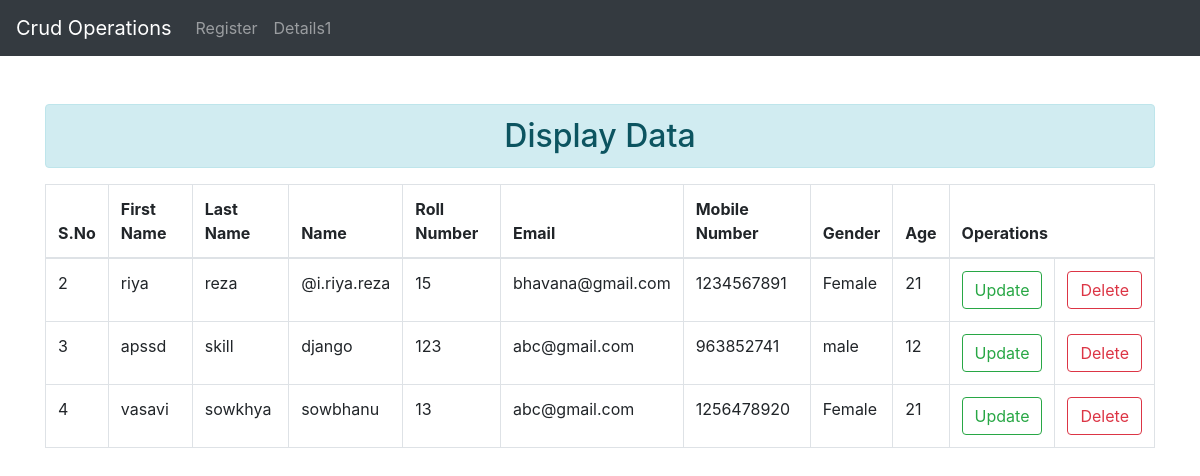
The app's page /details1/ with its own data.
### thirdapp/models.py (models this page shows, shortened)
class Student(models.Model):
	genders = [('Female','Female'),
				('male','male'),
				('others','others')]
	fname = models.CharField(max_length = 25)
	lname = models.CharField(max_length = 15)
	name = models.CharField(max_length = 35)
	rnum = models.CharField(max_length = 28)
	email = models.EmailField()
	mobile = models.CharField(max_length = 10)
	gender = models.CharField(max_length = 15,choices = genders)
	age = models.IntegerField(null = True)

### thirdapp/views.py (the view)
# urls.py: path('details1/',views.details1,name='details1'),
def details1(request):
	info=Student.objects.all()
	context={'info':info}
	return render(request,'thirdapp/details1.html',context)

### thirdapp/templates/thirdapp/details1.html (shortened to what this page needs)
{% load static %}
<!DOCTYPE html>
<html>
<head>
<link rel="stylesheet" type="text/css" href="{% static 'css/bootstrap.min.css' %}">
</head>
</head>
<body>
<nav class="navbar navbar-expand-sm bg-dark navbar-dark">
  <a class="navbar-brand" href="#">Crud Operations</a>
  <ul class="navbar-nav">
    <li class="nav-item">
      <a class="nav-link" href="{% url 'addstudent' %}">Register</a>
    </li>
    <li class="nav-item">
      <a class="nav-link" href="#">Details1</a>
    </li>
  </ul>
</nav>
<div class="container mt-5">
<h2 class="alert alert-info text-center">Display Data</h2>
<table class="table table-bordered">
<thead>
<tr>
<th>S.No</th>
<th>First Name</th>
<th>Last Name</th>
<th>Name</th>
<th>Roll Number</th>
<th>Email</th>
<th>Mobile Number</th>
<th>Gender</th>
<th>Age</th>
<th colspan="2">Operations</th>
</tr>
</thead>
<tbody>
{% for i in info %}
<tr>
<td>{{i.id}}</td>
<td>{{i.fname}}</td>
<td>{{i.lname}}</td>
<td>{{i.name}}</td>
<td>{{i.rnum}}</td>
<td>{{i.email}}</td>
<td>{{i.mobile}}</td>
<td>{{i.gender}}</td>
<td>{{i.age}}</td>
<td><a class="btn btn-outline-success" href="{% url 'update1' i.id %}">Update</a></td>
<td><a class="btn btn-outline-danger" href="{% url 'delete1' i.id %}">Delete</a></td>
</tr>
{%  endfor %}
</tbody>
</table>
</div>
</body>
</html>

### records on screen
Student: id "2", fname "riya", lname "reza", name "@i.riya.reza", rnum "15", email "bhavana@gmail.com", mobile "1234567891", gender "Female", age "21"
Student: id "3", fname "apssd", lname "skill", name "django", rnum "123", email "abc@gmail.com", mobile "963852741", gender "male", age "12"
Student: id "4", fname "vasavi", lname "sowkhya", name "sowbhanu", rnum "13", email "abc@gmail.com", mobile "1256478920", gender "Female", age "21"
